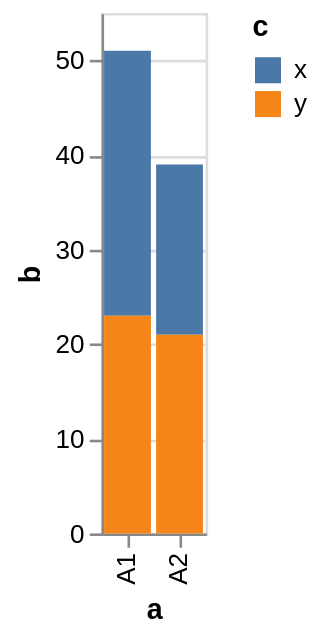

Source (Vega-Lite JSON):
### Vega specification from a JSON file in a GitHub repository (floating-point values rounded to 4 significant figures)
{"$schema": "https://vega.github.io/schema/vega/v5.json", "background": "white", "padding": 5, "height": 200, "style": "cell", "data": [{"name": "source_0", "values": [{"a": "A1", "b": 28, "c": "x"}, {"a": "A1", "b": 23, "c": "y"}, {"a": "A2", "b": 18, "c": "x"}, {"a": "A2", "b": 21, "c": "y"}]}, {"name": "data_0", "source": "source_0", "transform": [{"type": "stack", "groupby": ["a"], "field": "b", "sort": {"field": ["c"], "order": ["descending"]}, "as": ["b_start", "b_end"], "offset": "zero"}, {"type": "filter", "expr": "isValid(datum[\"b\"]) && isFinite(+datum[\"b\"])"}]}], "signals": [{"name": "x_step", "value": 20}, {"name": "width", "update": "bandspace(domain('x').length, 0.1, 0.05) * x_step"}], "marks": [{"name": "marks", "type": "rect", "style": ["bar"], "from": {"data": "data_0"}, "encode": {"update": {"fill": {"scale": "color", "field": "c"}, "ariaRoleDescription": {"value": "bar"}, "description": {"signal": "\"a: \" + (isValid(datum[\"a\"]) ? datum[\"a\"] : \"\"+datum[\"a\"]) + \"; b: \" + (format(datum[\"b\"], \"\")) + \"; c: \" + (isValid(datum[\"c\"]) ? datum[\"c\"] : \"\"+datum[\"c\"])"}, "x": {"scale": "x", "field": "a"}, "width": {"scale": "x", "band": 1}, "y": {"scale": "y", "field": "b_end"}, "y2": {"scale": "y", "field": "b_start"}}}}], "scales": [{"name": "x", "type": "band", "domain": {"data": "data_0", "field": "a", "sort": true}, "range": {"step": {"signal": "x_step"}}, "paddingInner": 0.1, "paddingOuter": 0.05}, {"name": "y", "type": "linear", "domain": {"data": "data_0", "fields": ["b_start", "b_end"]}, "range": [{"signal": "height"}, 0], "nice": true, "zero": true}, {"name": "color", "type": "ordinal", "domain": {"data": "data_0", "field": "c", "sort": true}, "range": "category"}], "axes": [{"scale": "y", "orient": "left", "gridScale": "x", "grid": true, "tickCount": {"signal": "ceil(height/40)"}, "domain": false, "labels": false, "aria": false, "maxExtent": 0, "minExtent": 0, "ticks": false, "zindex": 0}, {"scale": "x", "orient": "bottom", "grid": false, "title": "a", "labelAlign": "right", "labelAngle": 270, "labelBaseline": "middle", "zindex": 0}, {"scale": "y", "orient": "left", "grid": false, "title": "b", "labelOverlap": true, "tickCount": {"signal": "ceil(height/40)"}, "zindex": 0}], "legends": [{"fill": "color", "symbolType": "square", "title": "c"}], "config": {"normalizedNumberFormat": ".2%"}}
